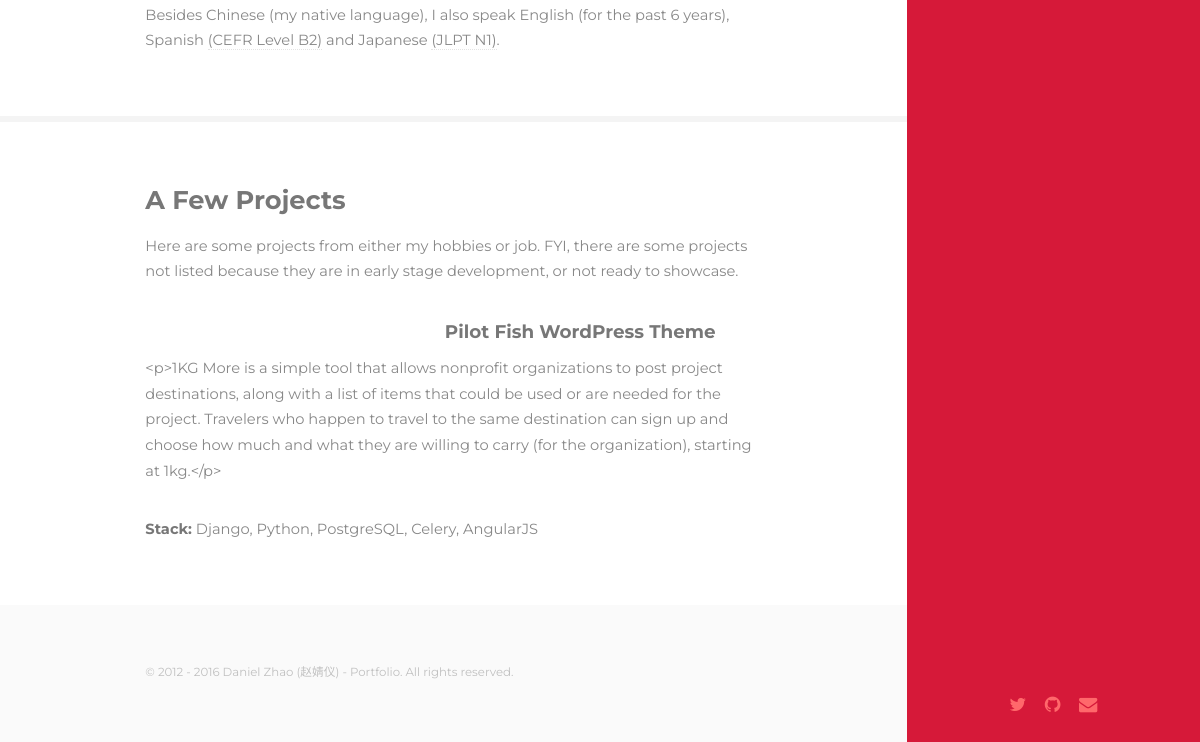
Before: / (lower part) with the older database file.
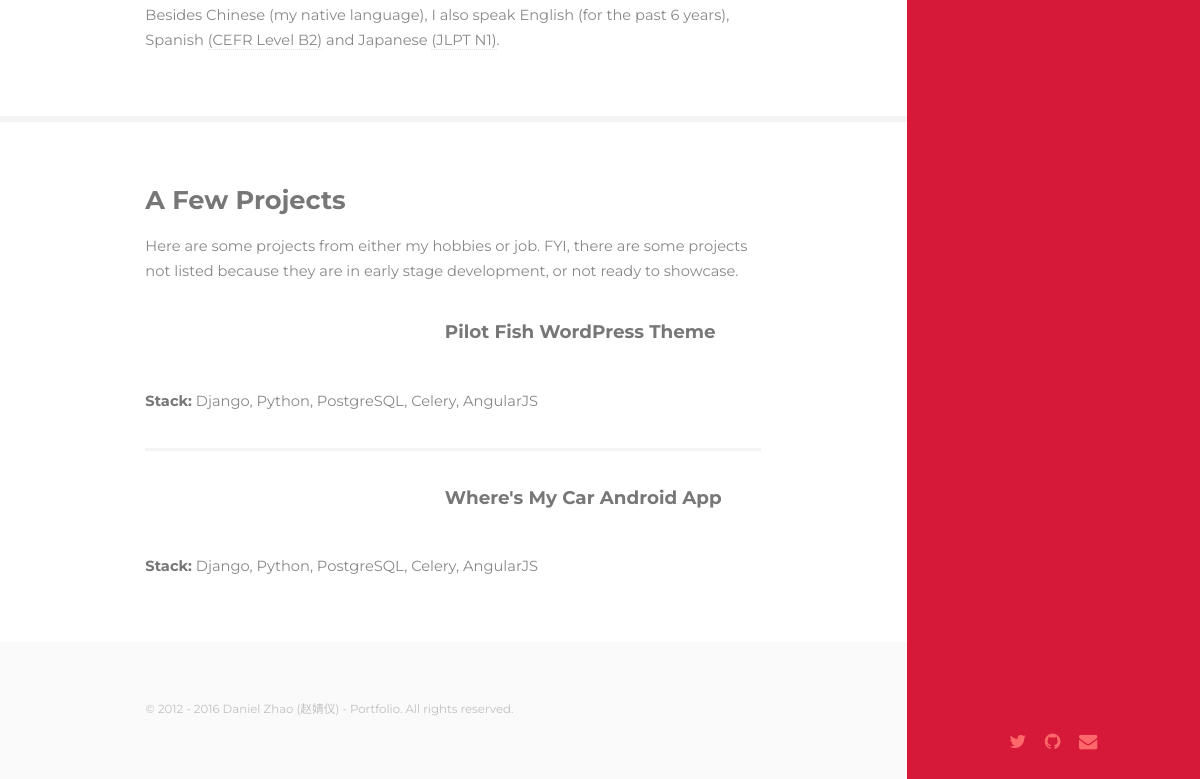
After: the same page with the newer database file.
### tables this page shows
CREATE TABLE `dp_entries` (
  `id` integer NOT NULL PRIMARY KEY AUTOINCREMENT,
  `name` varchar(39) NOT NULL,
  `url` varchar(39) NOT NULL,
  `year` varchar(39) NOT NULL, 
  `image_url` varchar(39) NOT NULL,
  `description` varchar(256) NOT NULL,
  `created` timestamp NOT NULL, 
  `last_updated` timestamp NOT NULL
  );

### daniel.py (the view)
@app.route('/')
def index():
    db = get_db()
    cur = db.execute('select * from dp_entries order by last_updated desc')
    entries = cur.fetchall()
    current_year = datetime.now().year
    return render_template('index.html', entries=entries, year=current_year)

### daniel.py (called while the page is built)
def connect_db():
    rv = sqlite3.connect(app.config['DATABASE'])
    rv.row_factory = sqlite3.Row
    return rv

def get_db():
    if not hasattr(g, 'sqlite_db'):
        g.sqlite_db = connect_db()
    return g.sqlite_db

### templates/index.html (shortened to what this page needs)
<!DOCTYPE HTML>
<html>
	<head>
		<link rel="stylesheet" href="../static/assets/css/main.css" />
	</head>
	<body>
			<section id="header">
				<footer>
					<ul class="icons">
						<li><a href="https://twitter.com/danni1990" class="icon fa-twitter" target="_blank"><span class="label">Twitter</span></a></li>
						<li><a href="https://github.com/dazhaoniel" class="icon fa-github" target="_blank"><span class="label">Github</span></a></li>
						<li><a href="mailto:daniel@danielatwork.com" class="icon fa-envelope" target="_blank"><span class="label">Email</span></a></li>
					</ul>
				</footer>
			</section>
			<div id="wrapper">
					<div id="main">
							<section id="skills">
								<div class="container">
                                    <p>Besides Chinese (my native language), I also speak English (for the past 6 years), Spanish <a href="https://en.wikipedia.org/wiki/Common_European_Framework_of_Reference_for_Languages" target="_blank">(CEFR Level B2)</a> and Japanese <a href="http://www.jlpt.jp/e/about/levelsummary.html" targte="_blank">(JLPT N1)</a>.</p>
								</div>
							</section>
							<section id="projects">
							{% block body %}
								<div class="container">
									<h3>A Few Projects</h3>
									<p>Here are some projects from either my hobbies or job. FYI, there are some projects not listed because they are in early stage development, or not ready to showcase.</p>
									<div class="features">
										{% for entry in entries %}
    									<article>
											<div class="inner">
												<h4>{{ entry.name }}</h4>
											</div>
											<p>{{ entry.description }}</p>
											<p><b>Stack:</b> Django, Python, PostgreSQL, Celery, AngularJS</p>
										</article>
  										{% endfor %}
									</div>
								</div>
							{% endblock %}
							</section>
					</div>
					<section id="footer">
						<div class="container">
							<ul class="copyright">
								<li>&copy; 2012 - {{ year }} Daniel Zhao (赵婧仪) - Portfolio. All rights reserved.</li>
							</ul>
						</div>
					</section>
			</div>
	</body>
</html>

### static/assets/css/main.css (style rules this page uses)
html, body, div, span, applet, object, iframe, h1, h2, h3, h4, h5, h6, p, blockquote, pre, a, abbr, acronym, address, big, cite, code, del, dfn, em, img, ins, kbd, q, s, samp, small, strike, strong, sub, sup, tt, var, b, u, i, center, dl, dt, dd, ol, ul, li, fieldset, form, label, legend, table, caption, tbody, tfoot, thead, tr, th, td, article, aside, canvas, details, embed, figure, figcaption, footer, header, hgroup, menu, nav, output, ruby, section, summary, time, mark, audio, video { margin: 0; padding: 0; border: 0; font-size: 100%; font: inherit; vertical-align: baseline; }
article, aside, details, figcaption, figure, footer, header, hgroup, menu, nav, section { display: block; }
body { line-height: 1; }
ol, ul { list-style: none; }
body { -webkit-text-size-adjust: none; }
*, *:before, *:after { -moz-box-sizing: border-box; -webkit-box-sizing: border-box; box-sizing: border-box; }
.container { margin-left: auto; margin-right: auto; }
.container { width: 45em; }
@media screen and (max-width: 1680px) { .container { width: 45em; } }
@media screen and (max-width: 1280px) { .container { width: 42em; } }
body { background: #fff; }
body, input, select, textarea { color: #888; font-family: 'Montserrat', sans-serif; font-size: 16pt; line-height: 1.75em; }
a { -moz-transition: color 0.2s ease-in-out, border-color 0.2s ease-in-out; -webkit-transition: color 0.2s ease-in-out, border-color 0.2s ease-in-out; -ms-transition: color 0.2s ease-in-out, border-color 0.2s ease-in-out; transition: color 0.2s ease-in-out, border-color 0.2s ease-in-out; border-bottom: dotted 1px #e4e4e4; color: inherit; text-decoration: none; }
strong, b { color: #777; font-weight: 700; }
p { margin: 0 0 2.25em 0; }
h1, h2, h3, h4, h5, h6 { color: #777; font-weight: 700; line-height: 1em; margin: 0 0 0.5625em 0; }
h3 { font-size: 1.75em; line-height: 1.5em; }
h4 { font-size: 1.25em; line-height: 1.5em; }
.icon { text-decoration: none; border-bottom: none; position: relative; }
.icon:before { -moz-osx-font-smoothing: grayscale; -webkit-font-smoothing: antialiased; font-family: FontAwesome; font-style: normal; font-weight: normal; text-transform: none !important; }
ul { list-style: disc; margin: 0 0 2.25em 0; padding-left: 1em; }
ul li { padding-left: 0.5em; }
ul.icons { cursor: default; list-style: none; padding-left: 0; }
ul.icons li { display: inline-block; padding: 0 1em 0 0; }
ul.icons li:last-child { padding-right: 0 !important; }
ul.icons li .icon:before { font-size: 1.25em; }
.features article { border-top: solid 3px #f4f4f4; margin-bottom: 2.25em; padding-top: 2.25em; }
.features article:first-child { border-top: 0; padding-top: 0; }
.features article .inner { display: inline-block; vertical-align: middle; text-wrap: none; width: 50%; }
#header { background: #D61939; color: #FFA69E; height: 100%; position: fixed; text-align: center; top: 0; width: 23em; right: 0; }
#header a { color: #FFA69E; }
#header > footer { bottom: 0; left: 0; padding: 2em; position: absolute; width: 100%; }
#header > footer .icons { margin: 0; }
#header > footer .icons li a { color: #FF686B; }
#wrapper { background: #fff; padding-right: 23em; }
#main > section { border-top: solid 6px #f4f4f4; }
#main > section > .container { padding: 6em 0 4em 0; }
#footer { background: #fafafa; border-top: 0; color: #c0c0c0; overflow: hidden; padding: 4em 0 2em 0; }
#footer .copyright { line-height: 1em; list-style: none; padding: 0; }
#footer .copyright li { border-left: solid 1px #d4d4d4; display: inline-block; font-size: 0.8em; margin-left: 1em; padding-left: 1em; }
#footer .copyright li:first-child { border-left: 0; margin-left: 0; padding-left: 0; }
@media screen and (max-width: 1680px) { body, input, select, textarea { font-size: 13pt; } }
@media screen and (max-width: 1680px) { #header { width: 21em; } }
@media screen and (max-width: 1680px) { #header > footer { padding: 1.5em; } }
@media screen and (max-width: 1680px) { #wrapper { padding-right: 21em; } }
@media screen and (max-width: 1680px) { #main > section > .container { padding: 4em 0 2em 0; } }
@media screen and (max-width: 1280px) { body, input, select, textarea { font-size: 11pt; } }
@media screen and (max-width: 1280px) { #header { width: 20em; } }
@media screen and (max-width: 1280px) { #wrapper { padding-right: 20em; } }

Changed rows visible on the page:
changed dp_entries "Pilot Fish WordPress Theme": description "<p>1KG More is a simple tool that allows nonprofit organizations to post project destinations, along with a list of items that could be used or are needed for the project. Travelers who happen to travel to the same destination can sign up and choose how much and what they are willing to carry (for the organization), starting at 1kg.</p>" → (not shown)
added dp_entries: name "Where's My Car Android App"
